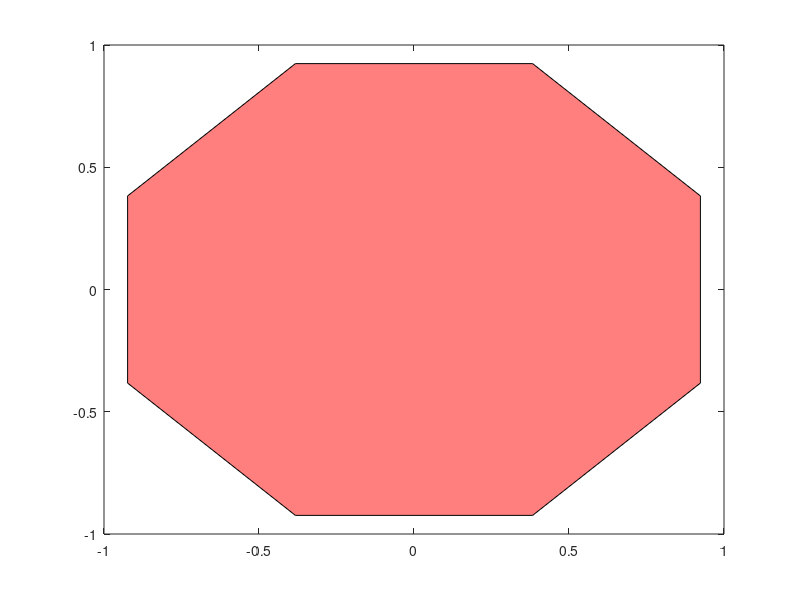

MATLAB code for this plot:
clear all;
t = (1/16:1/8:1)'*2*pi;
x = sin(t);
y = cos(t);
h = fill(x,y,'r');
% Choose a number between 0 (invisible) and 1 (opaque) for facealpha.  
set(h,'facealpha',.5)